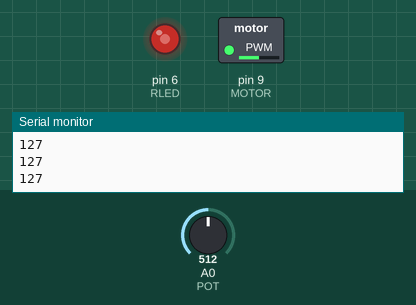
A sketch run on a simulated Arduino Uno, built with avr-gcc and run on an emulated ATmega328P. Shown: switched loads named in the sketch (green lamp = pin HIGH), output pins drawn as LEDs (lit = HIGH), the last lines printed to the serial monitor. The test bench sets the inputs (shaded band); at power-on: A0 (POT) = 512.

Above: at 1.2 s.
1.3 s: A0 (POT) set to 716
At 1.9 s:
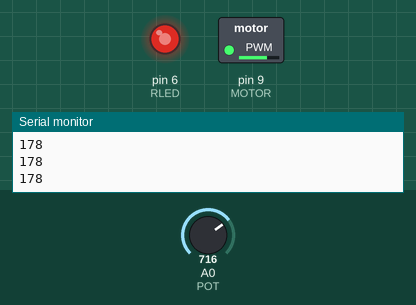
2.8 s: A0 (POT) set to 900
At 3.1 s:
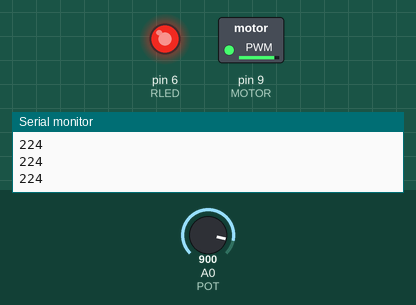
4.3 s: A0 (POT) set to 122
At 5.4 s:
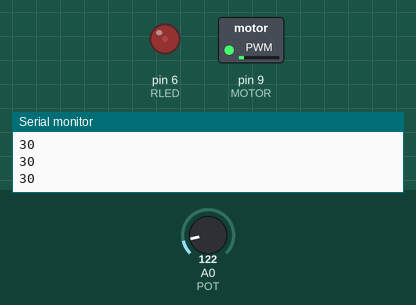
5.8 s: A0 (POT) set to 0
At 6.5 s:
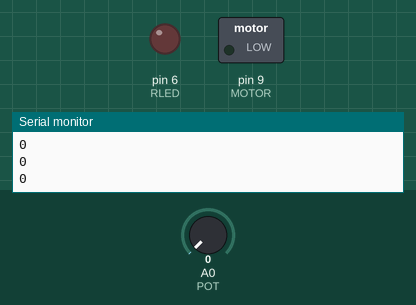
7.3 s: A0 (POT) set to 511
At 7.7 s:
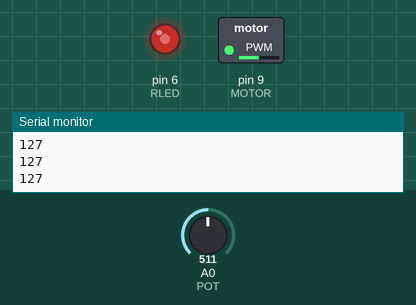
Timing chart, 0 to 9.8 s (numbered marks = the images above; inputs shaded):
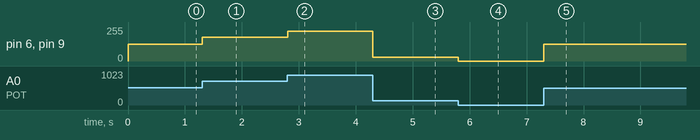

Measured:
- after the input at 1.3 s, pin 6 (RLED), pin 9 (MOTOR): 127/255 → 178/255 at once
- after the input at 2.8 s, pin 6 (RLED), pin 9 (MOTOR): 178/255 → 224/255 at once
- after the input at 4.3 s, pin 6 (RLED), pin 9 (MOTOR): 224/255 → 30/255 at once
- after the input at 5.8 s, pin 6 (RLED), pin 9 (MOTOR): 30/255 → 0/255 at once
- after the input at 7.3 s, pin 6 (RLED), pin 9 (MOTOR): 0/255 → 127/255 at once

The sketch:

aduino4-2_LED_Motor_.ino
```cpp
const int MOTOR = 9;
const int RLED = 6;
const int POT = 0;
int val = 0;

void setup() {
  pinMode(MOTOR, OUTPUT);
  pinMode(RLED, OUTPUT);
  Serial.begin(9600);
}

void loop() {
  val = analogRead(POT);
  val = map(val, 0, 1023, 0, 255);
  analogWrite(MOTOR, val);
  analogWrite(RLED, val);
  Serial.println(val);
}
```
